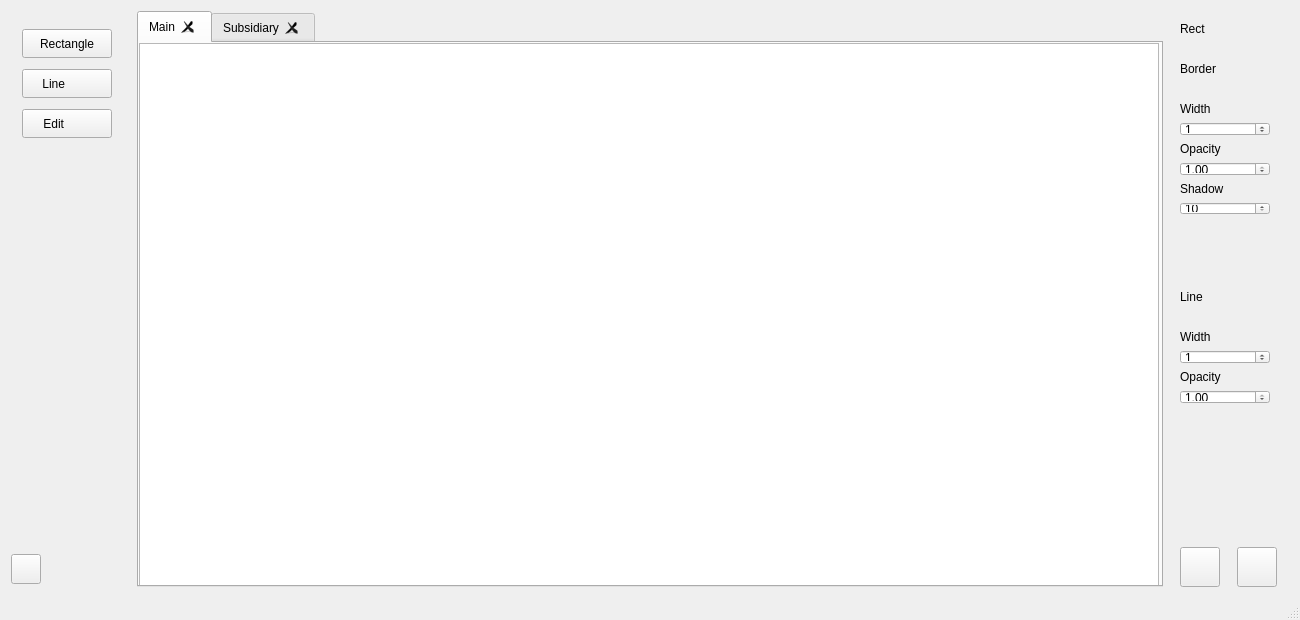
<?xml version="1.0" encoding="UTF-8"?>
<ui version="4.0">
 <class>MainWindow</class>
 <widget class="QMainWindow" name="MainWindow">
  <property name="windowModality">
   <enum>Qt::NonModal</enum>
  </property>
  <property name="enabled">
   <bool>true</bool>
  </property>
  <property name="geometry">
   <rect>
    <x>0</x>
    <y>0</y>
    <width>1300</width>
    <height>620</height>
   </rect>
  </property>
  <property name="maximumSize">
   <size>
    <width>1300</width>
    <height>620</height>
   </size>
  </property>
  <property name="font">
   <font>
    <kerning>true</kerning>
   </font>
  </property>
  <property name="windowTitle">
   <string>Graphic Editor</string>
  </property>
  <property name="autoFillBackground">
   <bool>false</bool>
  </property>
  <property name="animated">
   <bool>true</bool>
  </property>
  <widget class="QWidget" name="centralWidget">
   <layout class="QGridLayout" name="gridLayout_2">
    <item row="1" column="0">
     <widget class="QPushButton" name="m_question">
      <property name="minimumSize">
       <size>
        <width>30</width>
        <height>30</height>
       </size>
      </property>
      <property name="maximumSize">
       <size>
        <width>25</width>
        <height>25</height>
       </size>
      </property>
      <property name="text">
       <string/>
      </property>
     </widget>
    </item>
    <item row="0" column="3">
     <layout class="QVBoxLayout" name="verticalLayout_3">
      <item>
       <widget class="QWidget" name="widget_rect" native="true">
        <property name="minimumSize">
         <size>
          <width>120</width>
          <height>0</height>
         </size>
        </property>
        <property name="maximumSize">
         <size>
          <width>90</width>
          <height>16777215</height>
         </size>
        </property>
        <widget class="QWidget" name="layoutWidget">
         <property name="geometry">
          <rect>
           <x>0</x>
           <y>0</y>
           <width>121</width>
           <height>215</height>
          </rect>
         </property>
         <layout class="QVBoxLayout" name="verticalLayout_4">
          <item>
           <widget class="QLabel" name="label">
            <property name="maximumSize">
             <size>
              <width>90</width>
              <height>30</height>
             </size>
            </property>
            <property name="text">
             <string>Rect</string>
            </property>
           </widget>
          </item>
          <item>
           <widget class="ColorLabel" name="lineColor">
            <property name="maximumSize">
             <size>
              <width>90</width>
              <height>20</height>
             </size>
            </property>
            <property name="text">
             <string/>
            </property>
           </widget>
          </item>
          <item>
           <widget class="QLabel" name="label_2">
            <property name="maximumSize">
             <size>
              <width>90</width>
              <height>30</height>
             </size>
            </property>
            <property name="text">
             <string>Border</string>
            </property>
           </widget>
          </item>
          <item>
           <widget class="ColorLabel" name="borderColor">
            <property name="maximumSize">
             <size>
              <width>90</width>
              <height>20</height>
             </size>
            </property>
            <property name="text">
             <string/>
            </property>
           </widget>
          </item>
          <item>
           <widget class="QLabel" name="label_4">
            <property name="maximumSize">
             <size>
              <width>90</width>
              <height>30</height>
             </size>
            </property>
            <property name="text">
             <string>Width</string>
            </property>
            <property name="scaledContents">
             <bool>false</bool>
            </property>
           </widget>
          </item>
          <item>
           <widget class="QSpinBox" name="borderWidth">
            <property name="maximumSize">
             <size>
              <width>90</width>
              <height>30</height>
             </size>
            </property>
            <property name="minimum">
             <number>0</number>
            </property>
            <property name="maximum">
             <number>200</number>
            </property>
            <property name="value">
             <number>1</number>
            </property>
           </widget>
          </item>
          <item>
           <widget class="QLabel" name="label_7">
            <property name="text">
             <string>Opacity</string>
            </property>
           </widget>
          </item>
          <item>
           <widget class="QDoubleSpinBox" name="doubleSpinBox">
            <property name="maximumSize">
             <size>
              <width>90</width>
              <height>16777215</height>
             </size>
            </property>
            <property name="maximum">
             <double>1.000000000000000</double>
            </property>
            <property name="singleStep">
             <double>0.010000000000000</double>
            </property>
            <property name="value">
             <double>1.000000000000000</double>
            </property>
           </widget>
          </item>
          <item>
           <widget class="QLabel" name="label_6">
            <property name="text">
             <string>Shadow</string>
            </property>
           </widget>
          </item>
          <item>
           <widget class="QSpinBox" name="borderWidth_3">
            <property name="maximumSize">
             <size>
              <width>90</width>
              <height>30</height>
             </size>
            </property>
            <property name="minimum">
             <number>10</number>
            </property>
            <property name="maximum">
             <number>100</number>
            </property>
            <property name="value">
             <number>10</number>
            </property>
           </widget>
          </item>
          <item>
           <spacer name="verticalSpacer">
            <property name="orientation">
             <enum>Qt::Vertical</enum>
            </property>
            <property name="sizeHint" stdset="0">
             <size>
              <width>20</width>
              <height>40</height>
             </size>
            </property>
           </spacer>
          </item>
         </layout>
        </widget>
       </widget>
      </item>
      <item>
       <widget class="QWidget" name="widget_line" native="true">
        <property name="minimumSize">
         <size>
          <width>120</width>
          <height>0</height>
         </size>
        </property>
        <property name="maximumSize">
         <size>
          <width>120</width>
          <height>16777215</height>
         </size>
        </property>
        <widget class="QWidget" name="layoutWidget">
         <property name="geometry">
          <rect>
           <x>0</x>
           <y>0</y>
           <width>121</width>
           <height>136</height>
          </rect>
         </property>
         <layout class="QVBoxLayout" name="verticalLayout">
          <item>
           <widget class="QLabel" name="label_3">
            <property name="minimumSize">
             <size>
              <width>90</width>
              <height>0</height>
             </size>
            </property>
            <property name="maximumSize">
             <size>
              <width>90</width>
              <height>30</height>
             </size>
            </property>
            <property name="text">
             <string>Line</string>
            </property>
           </widget>
          </item>
          <item>
           <widget class="ColorLabel" name="borderColor_3">
            <property name="minimumSize">
             <size>
              <width>90</width>
              <height>0</height>
             </size>
            </property>
            <property name="maximumSize">
             <size>
              <width>90</width>
              <height>20</height>
             </size>
            </property>
            <property name="text">
             <string/>
            </property>
           </widget>
          </item>
          <item>
           <widget class="QLabel" name="label_5">
            <property name="minimumSize">
             <size>
              <width>90</width>
              <height>0</height>
             </size>
            </property>
            <property name="maximumSize">
             <size>
              <width>90</width>
              <height>30</height>
             </size>
            </property>
            <property name="text">
             <string>Width</string>
            </property>
            <property name="scaledContents">
             <bool>false</bool>
            </property>
           </widget>
          </item>
          <item>
           <widget class="QSpinBox" name="borderWidth_2">
            <property name="maximumSize">
             <size>
              <width>90</width>
              <height>30</height>
             </size>
            </property>
            <property name="minimum">
             <number>0</number>
            </property>
            <property name="maximum">
             <number>200</number>
            </property>
            <property name="value">
             <number>1</number>
            </property>
           </widget>
          </item>
          <item>
           <widget class="QLabel" name="label_8">
            <property name="text">
             <string>Opacity</string>
            </property>
           </widget>
          </item>
          <item>
           <widget class="QDoubleSpinBox" name="doubleSpinBox_2">
            <property name="maximumSize">
             <size>
              <width>90</width>
              <height>16777215</height>
             </size>
            </property>
            <property name="maximum">
             <double>1.000000000000000</double>
            </property>
            <property name="singleStep">
             <double>0.010000000000000</double>
            </property>
            <property name="value">
             <double>1.000000000000000</double>
            </property>
           </widget>
          </item>
          <item>
           <spacer name="verticalSpacer_2">
            <property name="orientation">
             <enum>Qt::Vertical</enum>
            </property>
            <property name="sizeHint" stdset="0">
             <size>
              <width>20</width>
              <height>40</height>
             </size>
            </property>
           </spacer>
          </item>
         </layout>
        </widget>
       </widget>
      </item>
     </layout>
    </item>
    <item row="0" column="2" rowspan="2">
     <widget class="QTabWidget" name="tabWidget">
      <property name="minimumSize">
       <size>
        <width>1020</width>
        <height>0</height>
       </size>
      </property>
      <property name="autoFillBackground">
       <bool>false</bool>
      </property>
      <property name="tabPosition">
       <enum>QTabWidget::North</enum>
      </property>
      <property name="tabShape">
       <enum>QTabWidget::Rounded</enum>
      </property>
      <property name="currentIndex">
       <number>0</number>
      </property>
      <property name="iconSize">
       <size>
        <width>32</width>
        <height>32</height>
       </size>
      </property>
      <property name="elideMode">
       <enum>Qt::ElideMiddle</enum>
      </property>
      <property name="usesScrollButtons">
       <bool>false</bool>
      </property>
      <property name="documentMode">
       <bool>false</bool>
      </property>
      <property name="tabsClosable">
       <bool>true</bool>
      </property>
      <property name="movable">
       <bool>false</bool>
      </property>
      <widget class="QWidget" name="tab">
       <attribute name="title">
        <string>Main</string>
       </attribute>
       <widget class="QGraphicsView" name="graphicsView">
        <property name="geometry">
         <rect>
          <x>0</x>
          <y>0</y>
          <width>1020</width>
          <height>551</height>
         </rect>
        </property>
        <property name="minimumSize">
         <size>
          <width>1020</width>
          <height>551</height>
         </size>
        </property>
        <property name="maximumSize">
         <size>
          <width>1020</width>
          <height>551</height>
         </size>
        </property>
       </widget>
      </widget>
      <widget class="QWidget" name="tab_2">
       <attribute name="title">
        <string>Subsidiary</string>
       </attribute>
       <widget class="QGraphicsView" name="graphicsView_3">
        <property name="geometry">
         <rect>
          <x>0</x>
          <y>0</y>
          <width>1020</width>
          <height>551</height>
         </rect>
        </property>
        <property name="minimumSize">
         <size>
          <width>1020</width>
          <height>551</height>
         </size>
        </property>
        <property name="maximumSize">
         <size>
          <width>1020</width>
          <height>551</height>
         </size>
        </property>
       </widget>
      </widget>
     </widget>
    </item>
    <item row="0" column="0" colspan="2">
     <layout class="QVBoxLayout" name="verticalLayout_2">
      <item>
       <widget class="QWidget" name="widget" native="true">
        <property name="minimumSize">
         <size>
          <width>120</width>
          <height>0</height>
         </size>
        </property>
        <property name="maximumSize">
         <size>
          <width>120</width>
          <height>16777215</height>
         </size>
        </property>
        <widget class="QWidget" name="">
         <property name="geometry">
          <rect>
           <x>0</x>
           <y>2</y>
           <width>121</width>
           <height>141</height>
          </rect>
         </property>
         <layout class="QVBoxLayout" name="verticalLayout_5">
          <item>
           <widget class="QPushButton" name="m_square">
            <property name="enabled">
             <bool>true</bool>
            </property>
            <property name="maximumSize">
             <size>
              <width>90</width>
              <height>29</height>
             </size>
            </property>
            <property name="text">
             <string>Rectangle</string>
            </property>
            <property name="checkable">
             <bool>false</bool>
            </property>
           </widget>
          </item>
          <item>
           <widget class="QPushButton" name="m_line">
            <property name="maximumSize">
             <size>
              <width>90</width>
              <height>29</height>
             </size>
            </property>
            <property name="text">
             <string>Line        </string>
            </property>
           </widget>
          </item>
          <item>
           <widget class="QPushButton" name="m_move">
            <property name="maximumSize">
             <size>
              <width>90</width>
              <height>29</height>
             </size>
            </property>
            <property name="text">
             <string>Edit        </string>
            </property>
           </widget>
          </item>
         </layout>
        </widget>
       </widget>
      </item>
     </layout>
    </item>
    <item row="1" column="3">
     <layout class="QHBoxLayout" name="horizontalLayout">
      <item>
       <widget class="QPushButton" name="m_save">
        <property name="minimumSize">
         <size>
          <width>40</width>
          <height>40</height>
         </size>
        </property>
        <property name="maximumSize">
         <size>
          <width>40</width>
          <height>40</height>
         </size>
        </property>
        <property name="text">
         <string/>
        </property>
       </widget>
      </item>
      <item>
       <widget class="QPushButton" name="m_open">
        <property name="minimumSize">
         <size>
          <width>40</width>
          <height>40</height>
         </size>
        </property>
        <property name="maximumSize">
         <size>
          <width>40</width>
          <height>40</height>
         </size>
        </property>
        <property name="text">
         <string/>
        </property>
       </widget>
      </item>
     </layout>
    </item>
   </layout>
  </widget>
  <widget class="QStatusBar" name="statusBar"/>
  <action name="actionOpen">
   <property name="text">
    <string>Open</string>
   </property>
  </action>
  <action name="actionSave">
   <property name="text">
    <string>Save</string>
   </property>
  </action>
  <action name="actionAdd_tad">
   <property name="text">
    <string>Add tad</string>
   </property>
  </action>
  <action name="actionInfo">
   <property name="text">
    <string>Information</string>
   </property>
  </action>
  <action name="actionSelect_all">
   <property name="text">
    <string>Select all</string>
   </property>
  </action>
  <action name="actionDelete_Item">
   <property name="checkable">
    <bool>false</bool>
   </property>
   <property name="text">
    <string>Delete Item</string>
   </property>
  </action>
  <action name="actionSeparate_menu">
   <property name="text">
    <string>Separate menu</string>
   </property>
  </action>
 </widget>
 <layoutdefault spacing="6" margin="11"/>
 <customwidgets>
  <customwidget>
   <class>ColorLabel</class>
   <extends>QLabel</extends>
   <header>colorlabel.h</header>
  </customwidget>
 </customwidgets>
 <resources/>
 <connections/>
</ui>
